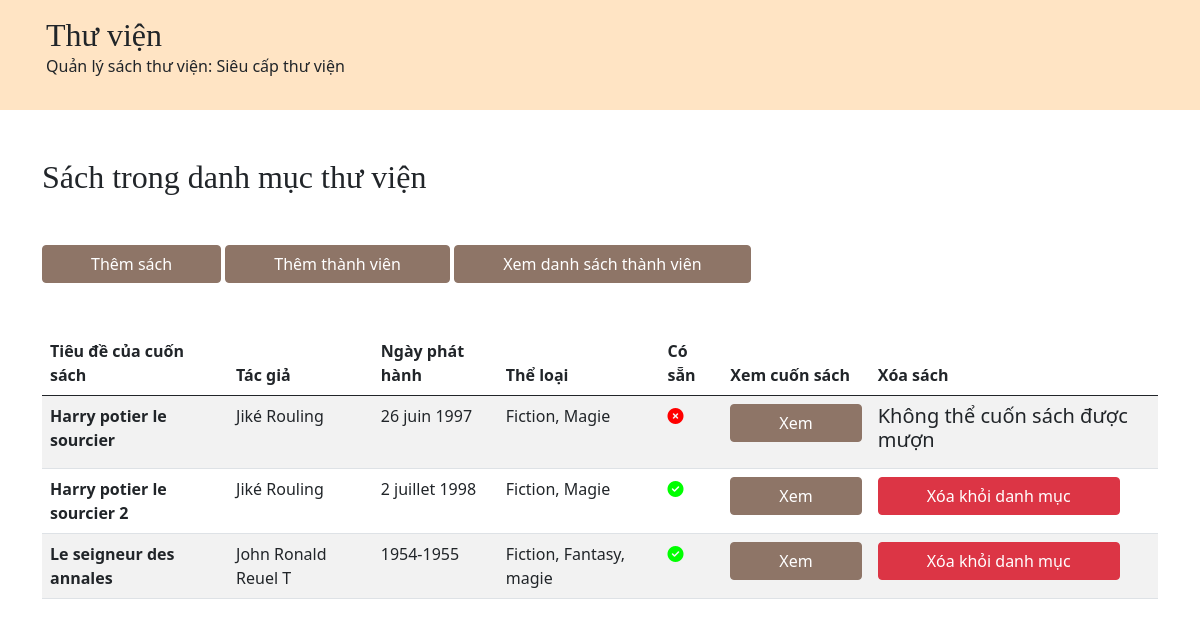
Before: / with the older database file.
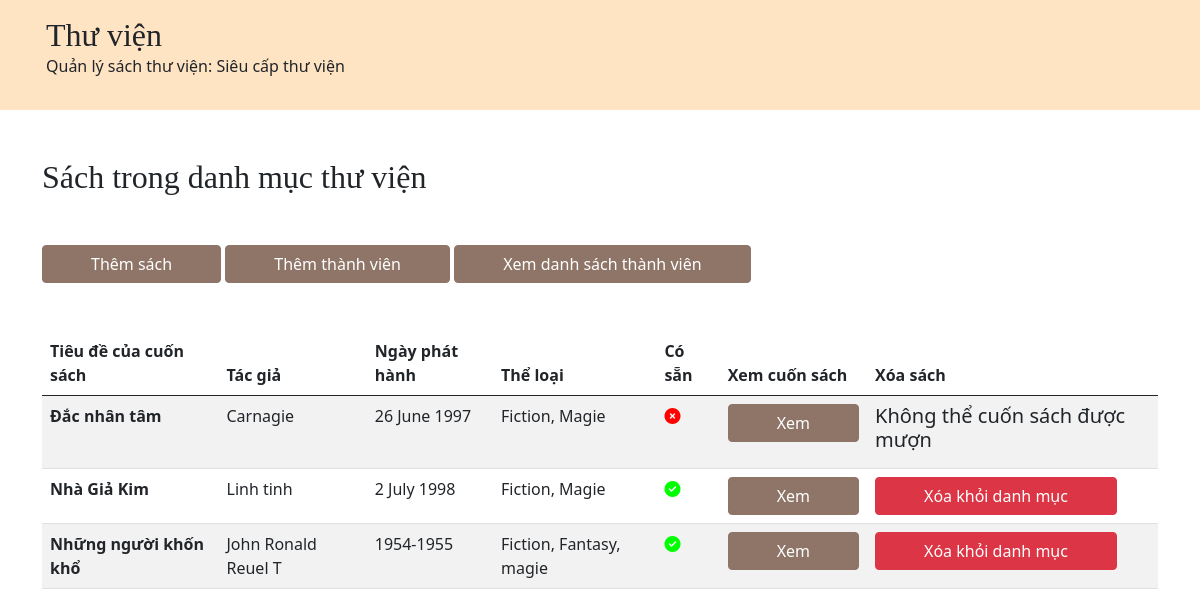
After: the same page with the newer database file.
### tables this page shows
CREATE TABLE Books (
  id int(11) UNSIGNED NOT NULL AUTO_INCREMENT,
  book_name varchar(255) NOT NULL,
  writer varchar(255) NOT NULL,
  resume text DEFAULT NULL,
  created_date varchar(255) NOT NULL,
  category varchar(255) NOT NULL,
  borrowed varchar(10) NOT NULL,
  people_id int(10) UNSIGNED DEFAULT NULL,
  PRIMARY KEY (id),
  FOREIGN KEY (people_id) REFERENCES People(id)
);

### index.php (called while the page is built, shortened)
<?php
require "model/bookManager.php";
require "model/entity/book.php";
$bookManager = new BookManager();
$books = $bookManager->getBooks();
require "view/indexView.php";
?>

### model/bookManager.php (called while the page is built, shortened)
<?php
class BookManager {
  private PDO $db;
  public function __construct() {
        $this->db = new PDO('mysql:host=localhost;dbname=library_php', 'root', '');
  }
  public function getBooks() {
    $response= $this->db->query("SELECT * FROM books");
    $result = $response->fetchAll(PDO::FETCH_ASSOC);
    foreach($result as $key => $book){
        $result[$key] = new Book($book);
    }
    return $result;
  }
}

### model/entity/entity.php (called while the page is built, shortened)
<?php
abstract class Entity {
  protected ?int $id;
  public function getId():int
  {
      return $this->id;
  }
  public function setId(int $id):self
  {
      $this->id = $id;
      return $this;
  }
  protected function hydrate(array $data) {
    foreach ($data as $key => $value) {
      $method = "set" . ucfirst($key);
      if(method_exists($this, $method)) {
        $value = htmlspecialchars($value);
      }
    }
  }
}
 ?>

### model/entity/book.php (called while the page is built, shortened)
<?php
require_once "model/entity/entity.php";
class Book extends Entity {
    protected string $book_name;
    protected string $writer;
    protected string $created_date;
    protected string $category;
    protected string $borrowed;
    public function setBook_name(string $book_name) {
        $this->book_name = $book_name;
    }
    public function getBook_name():string{
        return $this->book_name;
    }
    public function setWriter(string $writer) {
        $this->writer = $writer;
    }
    public function getWriter():string {
        return $this->writer;
    }
    public function setCreated_date(string $created_date) {
        $this->created_date = $created_date;
    }
    public function getCreated_date():string {
        return $this->created_date;
    }
    public function setCategory(string $category) {
        $this->category = $category;
    }
    public function getCategory():string {
        return $this->category;
    }
    public function setBorrowed(string $borrowed) {
        $this->borrowed = $borrowed;
    }
    public function getBorrowed():string {
        return $this->borrowed;
    }
}

### view/indexView.php (the view)
<?php
require "layout/header.php";
?>
<h1 class="my-5">Sách trong danh mục thư viện</h1>
<a class="btn btn-dark text-white px-5 mb-5" href="addbook.php">Thêm sách </a>
<a class="btn btn-dark text-white px-5 mb-5" href="addpeople.php">Thêm thành viên </a>
<a class="btn btn-dark text-white px-5 mb-5" href="peoples.php">Xem danh sách thành viên </a>
<table class="table table-striped ">
  <thead>
    <tr>
      <th scope="col">Tiêu đề của cuốn sách</th>
      <th scope="col">Tác giả</th>
      <th scope="col">Ngày phát hành</th>
      <th scope="col">Thể loại</th>
      <th scope="col">Có sẵn</th>
      <th scope="col">Xem cuốn sách</th>
      <th scope="col">Xóa sách</th>
    </tr>
  </thead>
  <tbody>
    <tr>
    <?php foreach($books as $book): ?>
        <th scope="row"><?php echo $book->getBook_name(); ?></th>
        <td><?php echo $book->getWriter(); ?></td>
        <td><?php echo $book->getCreated_date(); ?></td>
        <td><?php echo $book->getCategory(); ?></td>
        <td><?php if ($book->getBorrowed() == "no"): ?>
            <i class="fas fa-check-circle"></i>
            <?php else: ?>
            <i class="fas fa-times-circle"></i>
        <?php endif ?></td>
       <td><a class="btn btn-dark text-white px-5" href="book.php?index=<?php echo $book->getId(); ?>">Xem</a></td>
       <?php if ($book->getBorrowed() == "no"): ?>
       <td><a class="btn btn-danger text-white px-5" href="deletebook.php?index=<?php echo $book->getId();?>">Xóa khỏi danh mục </a></td>
       <?php else: ?>
        <td><h5>Không thể cuốn sách được mượn</h5></td>
       <?php endif ?>
    </tr>
    <?php endforeach ?>
  </tbody>
</table>
<?php
require "layout/footer.php";
?>

### layout/header.php (shortened to what this page needs)
<!doctype html>
<html class="no-js" lang="">
<head>
  <link href="https://cdn.jsdelivr.net/npm/bootstrap@5.0.0-beta3/dist/css/bootstrap.min.css" rel="stylesheet">
  <link rel="stylesheet" href="assets/css/normalize.css">
  <link rel="stylesheet" href="assets/css/main.css">
</head>
<body>
  <header>
      <div class="container p-3">
        <h1>Thư viện</h1>
        <p>Quản lý sách thư viện: Siêu cấp thư viện </p>
      </div>
  </header>
  <main class="container my-5">

### layout/footer.php (shortened to what this page needs)
</main>
</body>
</html>

### assets/css/main.css (style rules this page uses)
html { color: #222; font-size: 1em; line-height: 1.4; }
body { min-height:100vh; max-width: 100vw; }
header { background-color: bisque; }
h1 { margin: 0 auto; font-family: "Allura"; }
main { min-height: 60vh; }
.fa-check-circle { color: lime; }
.fa-times-circle { color: red; }
.btn-dark { background-color: #8E7567; border-color: #8E7567; }

Changed rows visible on the page:
changed books: book_name "Harry potier le sourcier" → "Đắc nhân tâm"; writer "Jiké Rouling" → "Carnagie"; created_date "26 juin 1997" → "26 June 1997"
changed books: book_name "Harry potier le sourcier 2" → "Nhà Giả Kim"; writer "Jiké Rouling" → "Linh tinh"; created_date "2 juillet 1998" → "2 July 1998"
changed books "John Ronald Reuel T": book_name "Le seigneur des annales" → "Những người khốn khổ"
